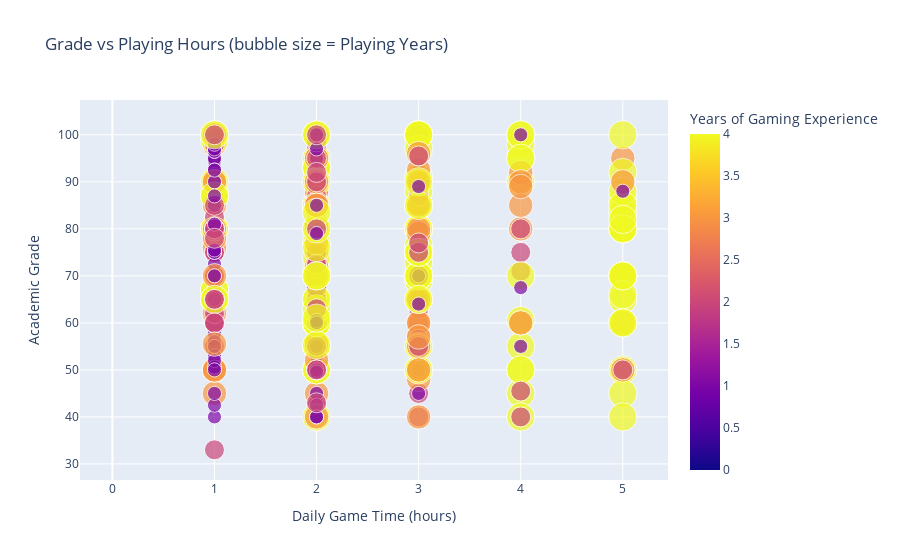

This figure's notebook cell:
### Code cell
df3 = pd.read_csv("gameandgrade.csv")

df3_clean = df3[["Playing Hours", "Playing Years", "Grade"]].dropna()
df3_clean["Playing Hours"] = pd.to_numeric(df3_clean["Playing Hours"], errors="coerce")
df3_clean["Playing Years"] = pd.to_numeric(df3_clean["Playing Years"], errors="coerce")
df3_clean["Grade"] = pd.to_numeric(df3_clean["Grade"], errors="coerce")
df3_clean = df3_clean.dropna()

fig2 = px.scatter(
    df3_clean,
    x="Playing Hours",
    y="Grade",
    size="Playing Years",
    color="Playing Years",
    title="Grade vs Playing Hours (bubble size = Playing Years)",
    labels={
        "Playing Hours": "Daily Game Time (hours)",
        "Grade": "Academic Grade",
        "Playing Years": "Years of Gaming Experience"
    },
    size_max=20,
    height=800
)

fig2.show()

### Figure 1 — Plotly figure (JSON) as saved in the notebook; plotly's stock layout.template omitted (floating-point values rounded to 4 significant figures; data arrays with more than 128 entries replaced by an {"elided": "..."} marker saying what was removed)
{"data": [{"hovertemplate": "Daily Game Time (hours)=%{x}<br>Academic Grade=%{y}<br>Years of Gaming Experience=%{marker.color}<extra></extra>", "legendgroup": "", "marker": {"color": {"elided": "769 int values"}, "coloraxis": "coloraxis", "size": {"elided": "769 int values"}, "sizemode": "area", "sizeref": 0.01, "symbol": "circle"}, "mode": "markers", "name": "", "orientation": "v", "showlegend": false, "type": "scatter", "x": {"elided": "769 int values"}, "xaxis": "x", "y": {"elided": "769 float values"}, "yaxis": "y"}], "layout": {"autosize": true, "coloraxis": {"colorbar": {"title": {"text": "Years of Gaming Experience"}}, "colorscale": [[0, "#0d0887"], [0.1111, "#46039f"], [0.2222, "#7201a8"], [0.3333, "#9c179e"], [0.4444, "#bd3786"], [0.5556, "#d8576b"], [0.6667, "#ed7953"], [0.7778, "#fb9f3a"], [0.8889, "#fdca26"], [1, "#f0f921"]]}, "legend": {"itemsizing": "constant", "tracegroupgap": 0}, "title": {"text": "Grade vs Playing Hours (bubble size = Playing Years)"}, "xaxis": {"anchor": "y", "autorange": true, "domain": [0, 1], "range": [-0.3078, 5.403], "title": {"text": "Daily Game Time (hours)"}, "type": "linear"}, "yaxis": {"anchor": "x", "autorange": true, "domain": [0, 1], "range": [22.99, 112.3], "title": {"text": "Academic Grade"}, "type": "linear"}}}
